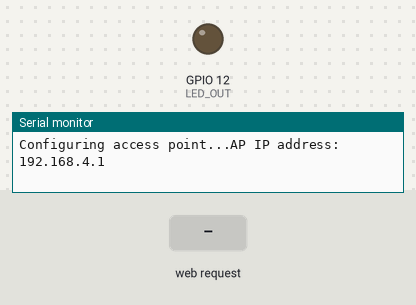
The program below on a simulated ESP32. On the bench: output pins drawn as LEDs (lit = HIGH), the last lines printed to the serial monitor. The test bench sets the inputs (shaded band).

Above: at 1.2 s.
1.3 s: HTTP request GET /on received
At 2.3 s:
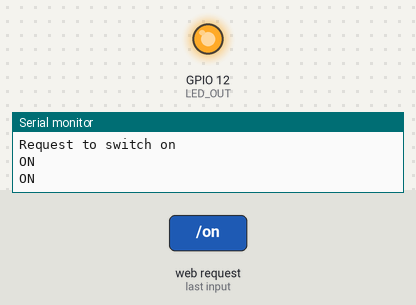
2.8 s: HTTP request GET /toggle received
At 3.4 s:
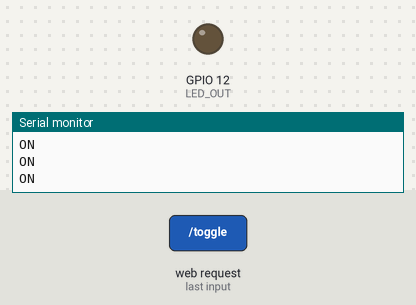
Timing chart, 0 to 5.8 s (numbered marks = the images above; inputs shaded):
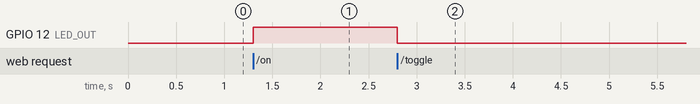

The program:

main.cpp
```cpp
#include <Arduino.h>
#include <WiFi.h>
#include <WebServer.h>

#define LED_OUT 12
#define HTTP_PORT 80

const char* ssid = "ESP32_AP";
const char* password = "rootroot";

WebServer Server(HTTP_PORT);

bool light = false;
int previous = LOW;

void send_status() {
  Serial.println("LED is " + (light) ? "ON" : "OFF");
  Server.send(200, "text/plain", String(light));
}

void toggle() {
  if (light) {
    digitalWrite(LED_OUT, LOW);
  } else {
    digitalWrite(LED_OUT, HIGH);
  }

  light = !light;
  send_status();
}

void led_on() {
  Serial.println("Request to switch on");
  if (!light) {
    toggle();
  }

  send_status();
}

void led_off() {
  Serial.println("Request to switch off");
  if (light) {
    toggle();
  }
}

void setup() {
  Serial.begin(115200);
  // Set the LED pin as output
  pinMode(LED_OUT, OUTPUT);

  Serial.print("Configuring access point...");
  WiFi.softAP(ssid, password, true, 1);
  IPAddress ip = WiFi.softAPIP();
  Serial.println("AP IP address: " + ip.toString());
  Server.on("/on", led_on);
  Server.on("/off", led_off);
  Server.on("/toggle", toggle);
  Server.on("/get", send_status);
  Server.begin();
}


void loop() {
  Server.handleClient();
  // IPAddress ip = WiFi.softAPIP();
  // Serial.println("AP IP address: " + ip.toString());
}
```

Measured:
- after the input at 1.3 s, GPIO 12 (LED_OUT): LOW → HIGH at once
- after the input at 2.8 s, GPIO 12 (LED_OUT): HIGH → LOW at once
